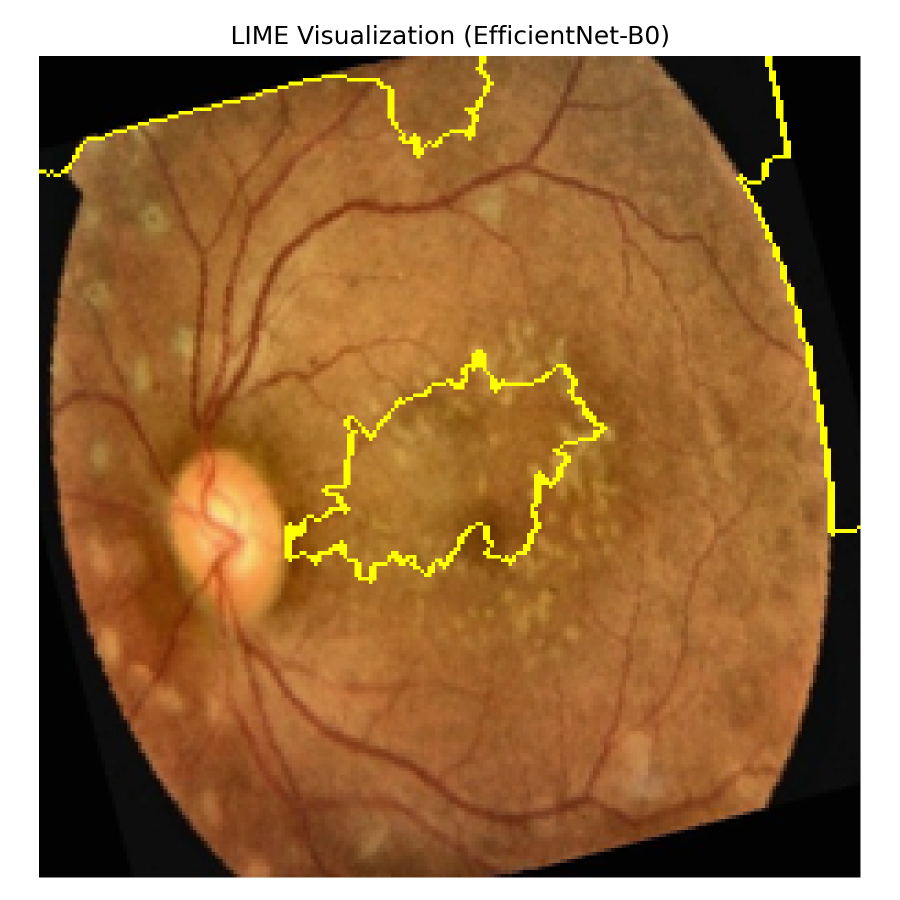
#> input picture lime.png, 1800 x 1800 px (shown at 1/2 size)
$ python -i preprocess.py   (imports and definitions only)
#> lines starting #> are read from the running program, lines starting #| are printed output that depends on the picture
#> further down, picture is the input picture: shape (1800, 1800, 3); mean B, G, R 73.6, 114.2, 153.8
# utils/preprocess.py
from PIL import Image, ImageOps
import cv2
import numpy as np
import torchvision.transforms as T
import os

# [5 lines left out: function load_image_cv2, not called in this run]

def clahe_enhance_bgr(bgr):
    lab = cv2.cvtColor(bgr, cv2.COLOR_BGR2LAB)
#> lab: shape (1800, 1800, 3); mean of channels 0, 1, 2 128.5, 140.3, 156.1
    l, a, b = cv2.split(lab)
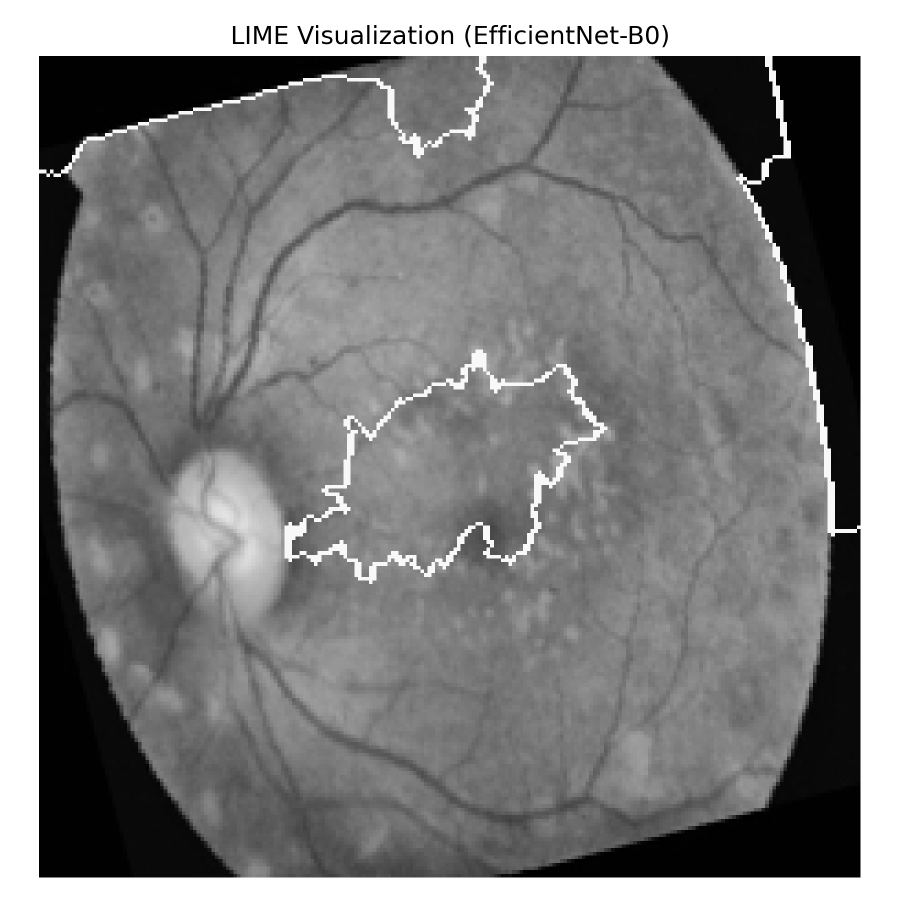
#> l: shape (1800, 1800) (shown at 1/2 size); min 0, max 255, mean 128.5
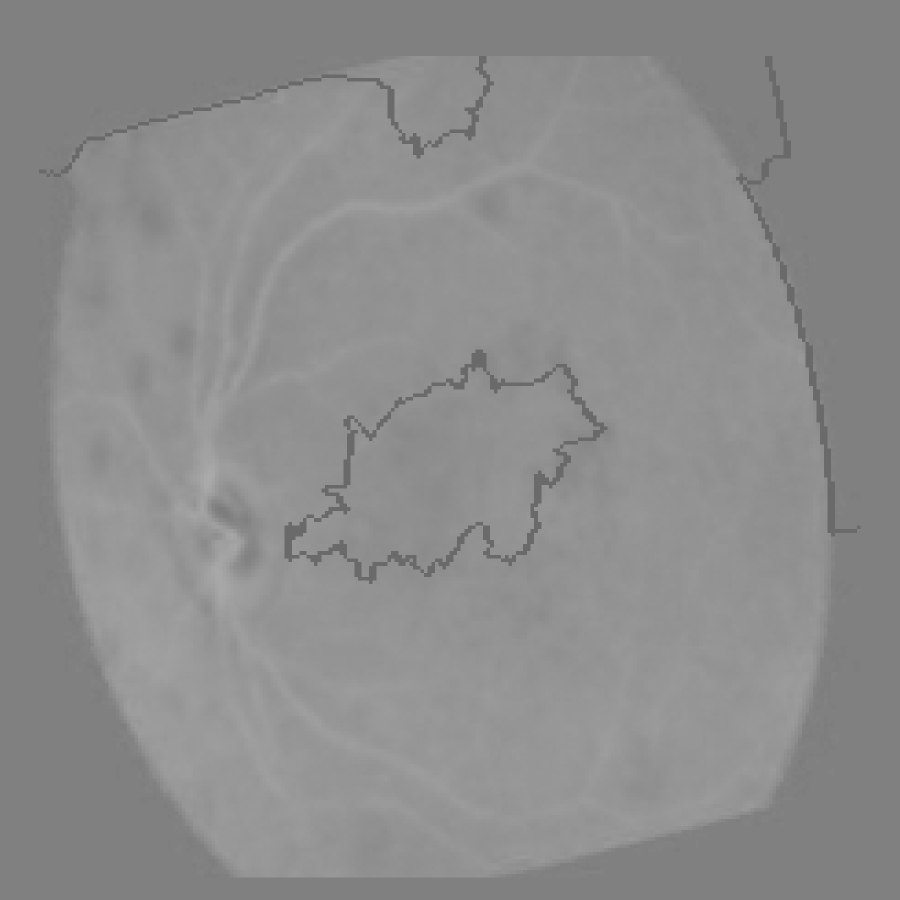
#> a: shape (1800, 1800) (shown at 1/2 size); min 106, max 170, mean 140.3
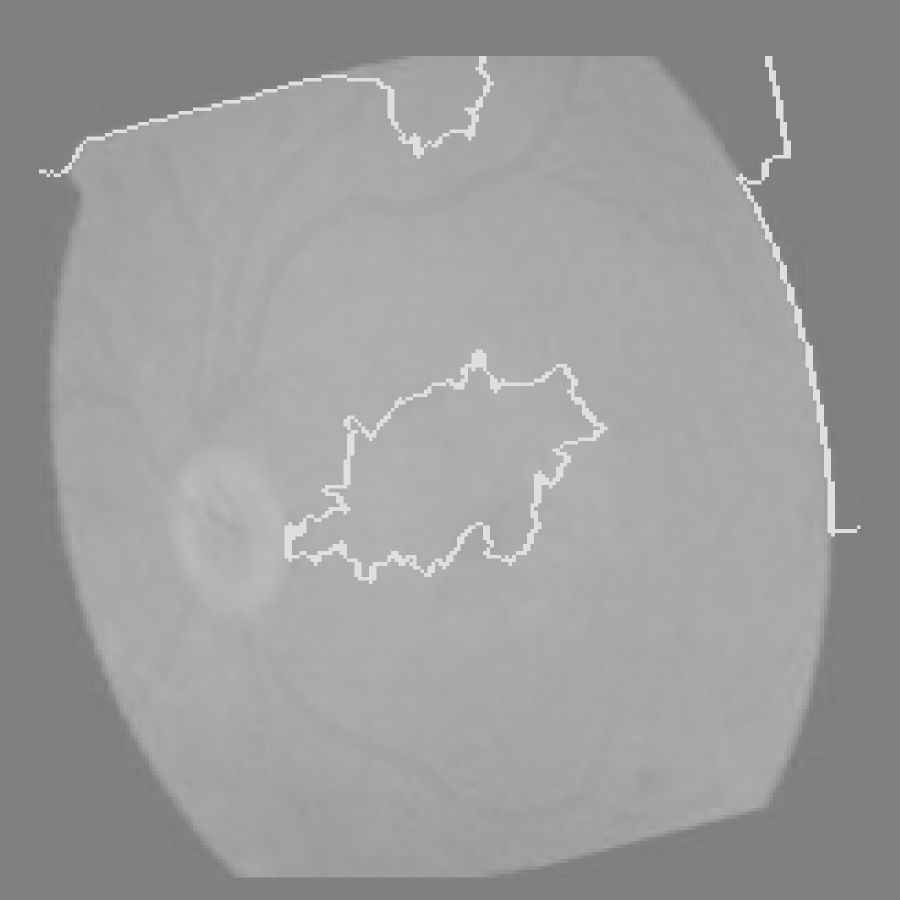
#> b: shape (1800, 1800) (shown at 1/2 size); min 125, max 223, mean 156.1
    clahe = cv2.createCLAHE(clipLimit=2.0, tileGridSize=(8,8))
    l2 = clahe.apply(l)
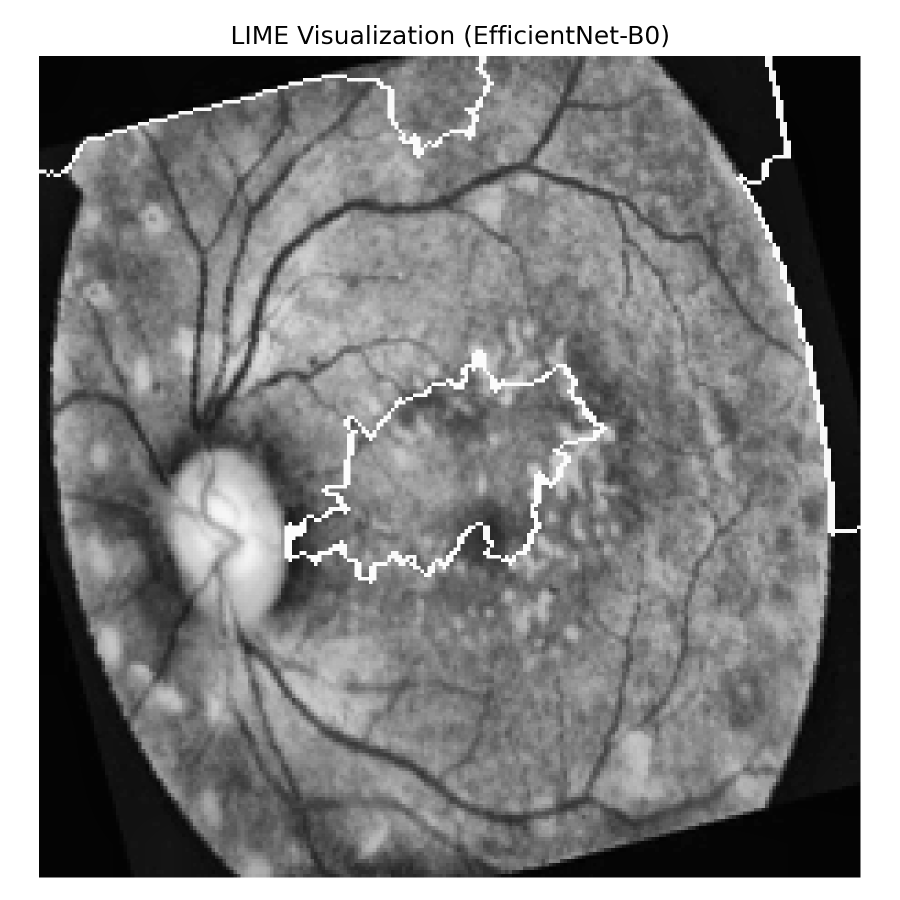
#> l2: shape (1800, 1800) (shown at 1/2 size); min 2, max 255, mean 132.1
    lab = cv2.merge((l2, a, b))
#> lab: shape (1800, 1800, 3); mean of channels 0, 1, 2 132.1, 140.3, 156.1
    return cv2.cvtColor(lab, cv2.COLOR_LAB2BGR)
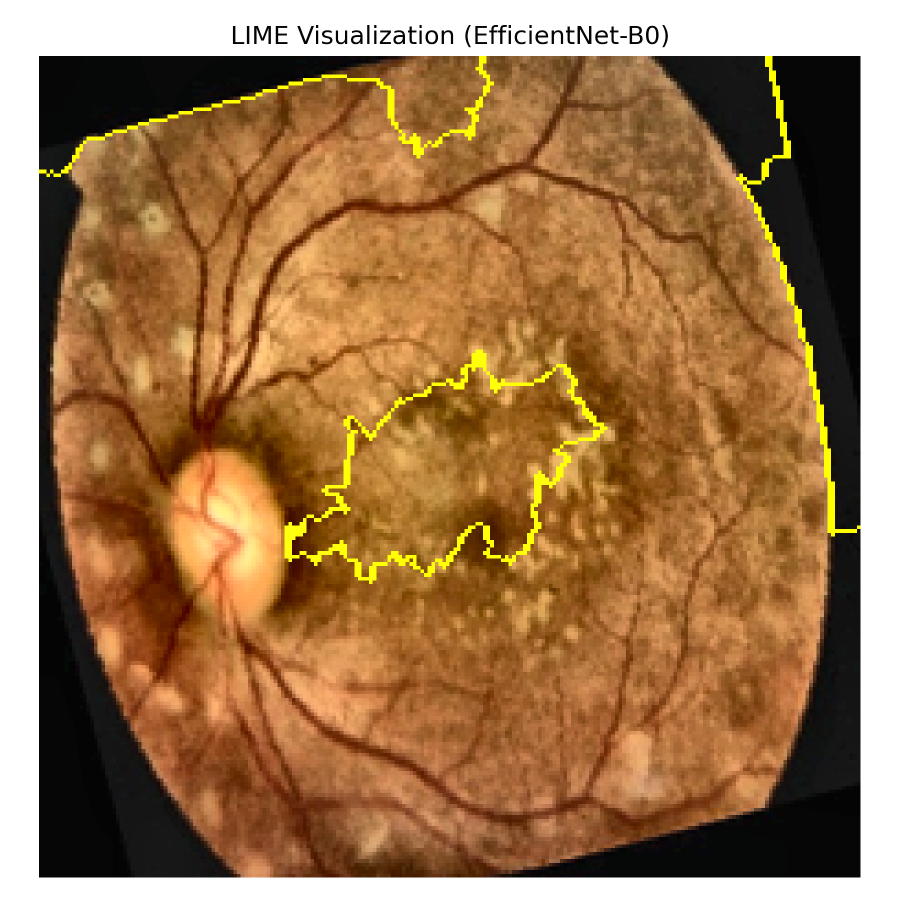
#> returned value: shape (1800, 1800, 3) (shown at 1/2 size); mean B, G, R 77.8, 118.2, 157.9

# [89 lines left out: functions pillow_to_tensor, preprocess_for_model, preprocess_for_model_cv2, prepare_ml_features, not called in this run]

>>> import cv2
>>> picture = cv2.imread('../lime.png')
>>> result = clahe_enhance_bgr(picture)

$ run again, on preprocessing.png
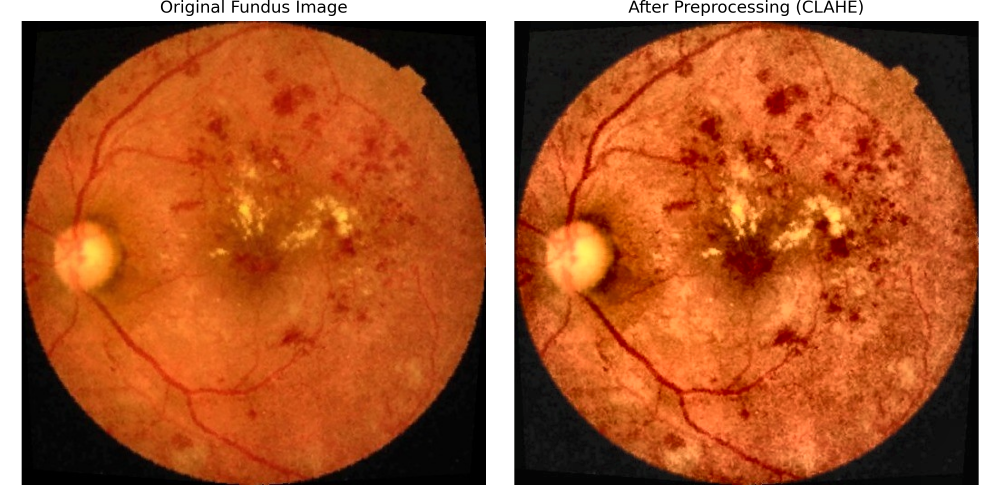
#> input picture preprocessing.png, 3000 x 1500 px (shown at 1/3 size)
#> picture is the input picture: shape (1500, 3000, 3); mean B, G, R 54, 95.3, 174.5
#> in clahe_enhance_bgr, `l2 = clahe.apply(l)`:
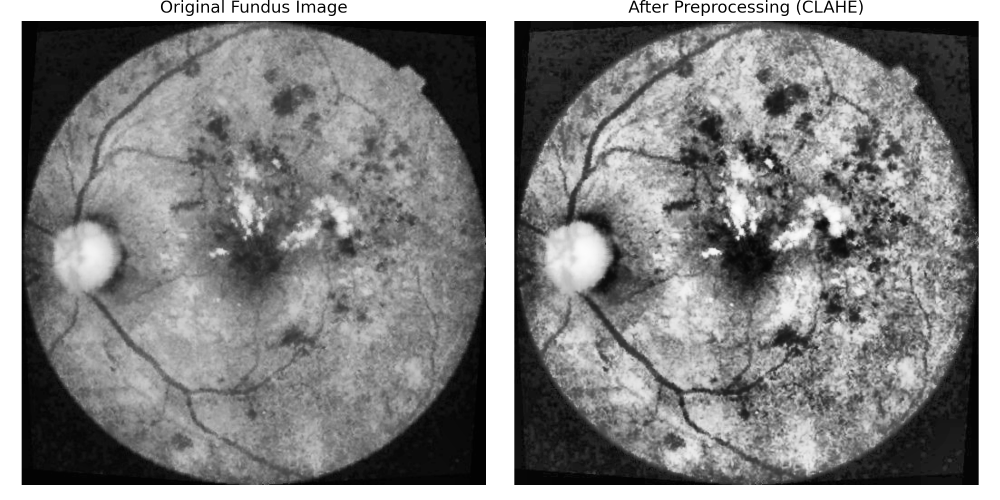
#> l2: shape (1500, 3000) (shown at 1/3 size); min 1, max 255, mean 131.3
#> in clahe_enhance_bgr, `return cv2.cvtColor(lab, cv2.COLOR_LAB2BGR)`:
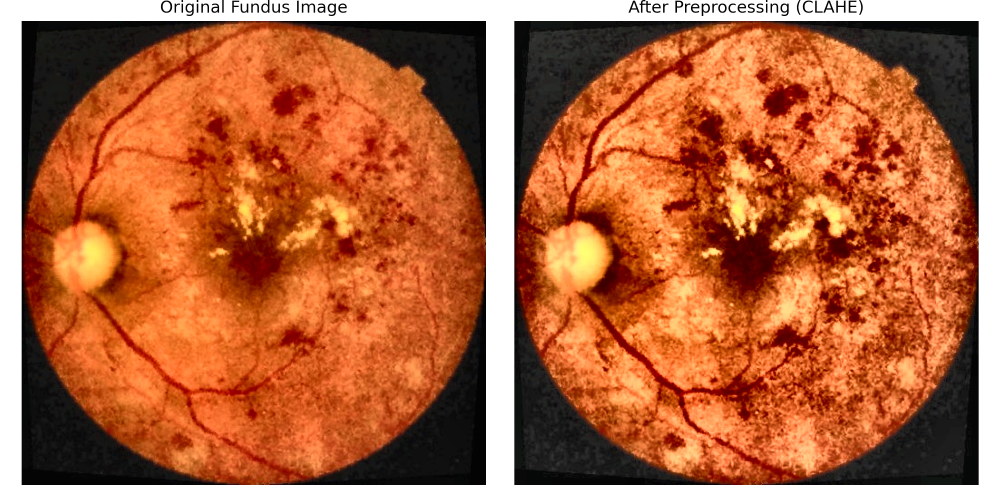
#> returned value: shape (1500, 3000, 3) (shown at 1/3 size); mean B, G, R 63.4, 102.2, 178.2
